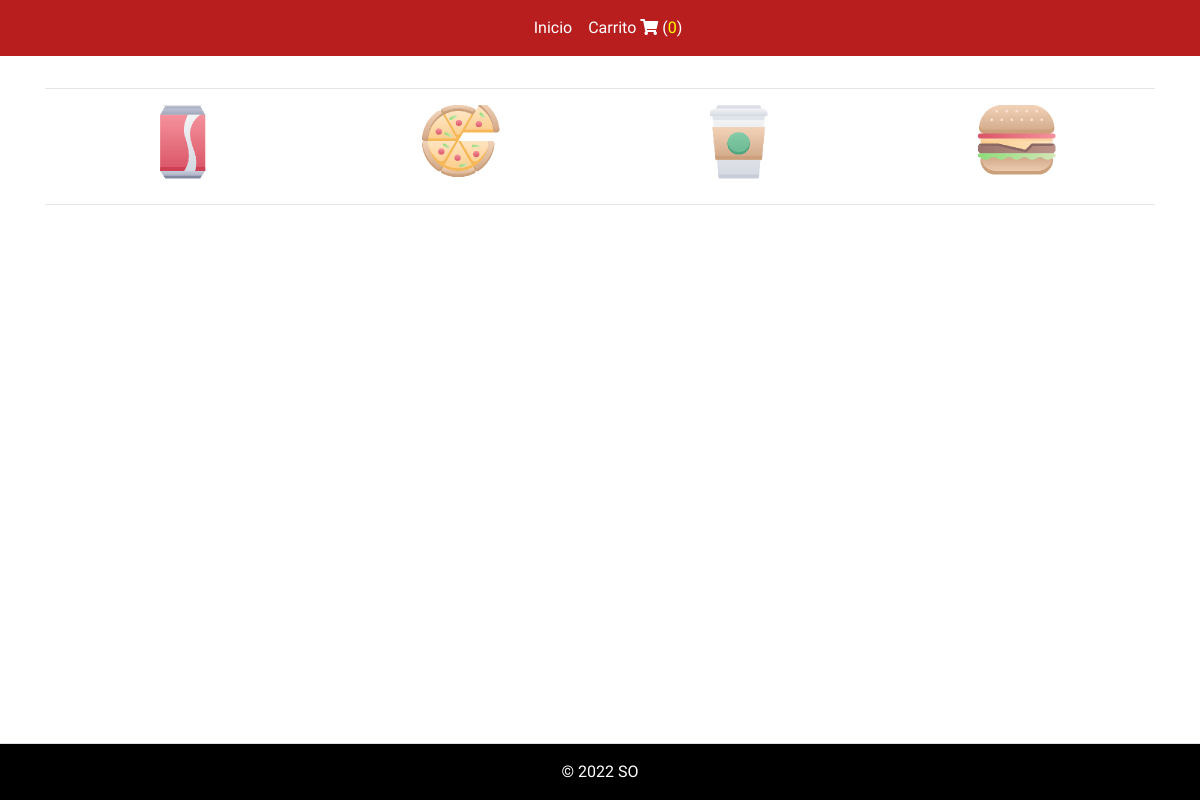
The page /view/frontend/productocategoriaview.php?pagina=1&categoriaid=1 on the database as committed earlier.
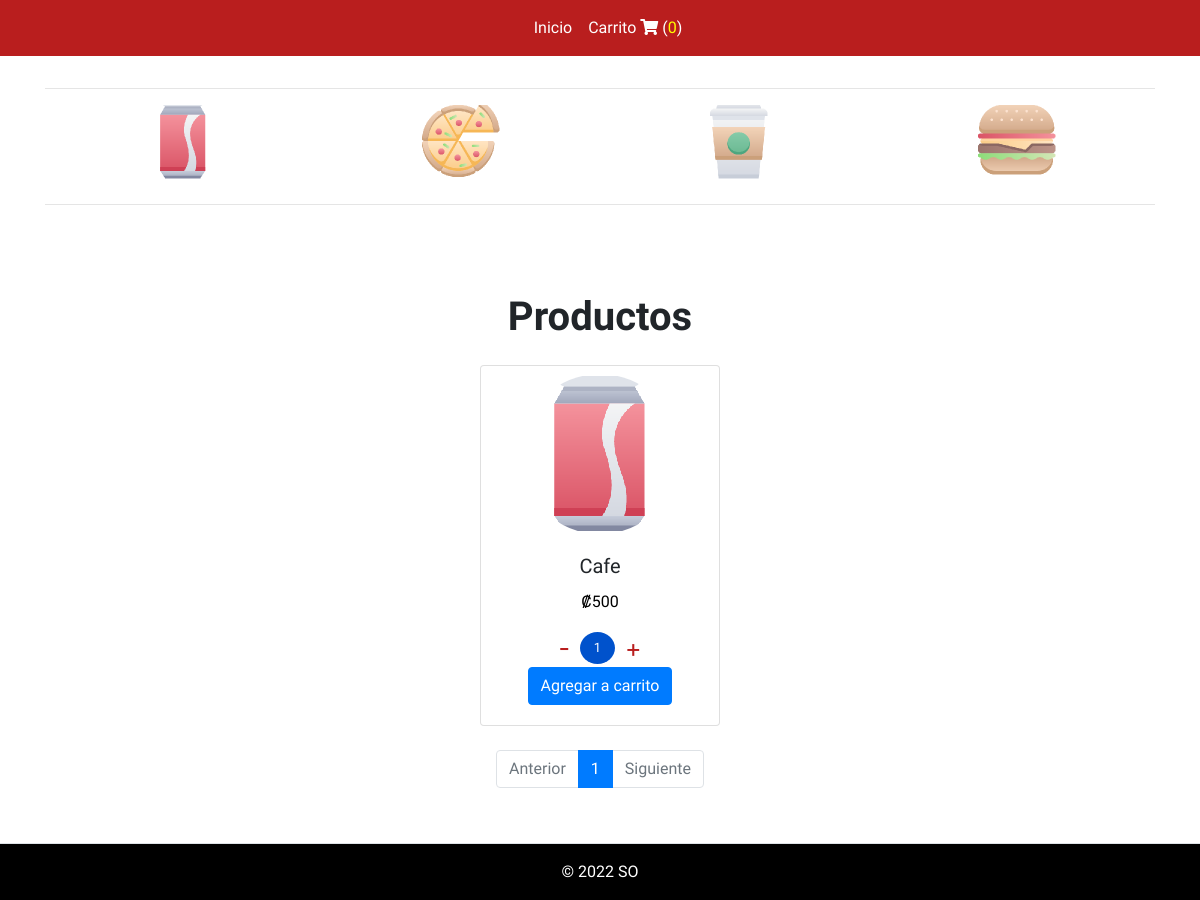
The same page on the database as committed later.
### tables this page shows
CREATE TABLE `tbcategoria` (
  `categoriaid` int(11) NOT NULL,
  `categoriadescripcion` varchar(500) NOT NULL,
  `categoriaimg` varchar(500) NOT NULL,
  `categoriacodigo` int(11) NOT NULL
);

CREATE TABLE `tbproducto` (
  `productoid` int(11) NOT NULL,
  `productoimg` varchar(500) NOT NULL,
  `productonombre` varchar(255) NOT NULL,
  `productoprecio` int(11) NOT NULL,
  `productoestado` int(11) NOT NULL,
  `productocategoriaid` int(11) NOT NULL,
  `productocodigo` int(11) NOT NULL
);

### data/categoriadata.php (called while the page is built, shortened)
<?php
	class CategoriaData extends Database {
		public function getAllTBCategorias() {
            $pdo = Database::conectar();
            $stm = $pdo->prepare("CALL obtenerCategorias()");
            $stm->execute();
            return $stm->fetchAll(PDO::FETCH_ASSOC);
        }
	}
 ?>

### business/categoriabusiness.php (called while the page is built, shortened)
<?php
	if (is_file("../data/categoriadata.php")){
      	include ("../data/categoriadata.php");
    }else{
    	include ("../../data/categoriadata.php");
    }
	class CategoriaBusiness {
		private $categoriaData;
		public function CategoriaBusiness(){
        	$this->categoriaData = new CategoriaData();
    	}
		public function getAllTBCategorias(){
			 return $this->categoriaData->getAllTBCategorias();
		}
	}
?>

### data/productodata.php (called while the page is built, shortened)
<?php
	class ProductoData extends Database{
        public function getTotalProductosCategoria($categoriaid){
            $pdo = Database::conectar();
            $stm = $pdo->prepare("SELECT * FROM tbproducto WHERE productocategoriaid=?");
            $stm->bindParam(1,$categoriaid,PDO::PARAM_INT);
            $stm->execute();
            return $stm->rowCount();
        }
        public function getPaginasProductoCategoria($inicio, $cantidad,$categoriaid){
            $pdo = Database::conectar();
            $stm = $pdo->prepare("CALL ObtenerPaginasProductoCategoria(?,?,?)");
            $stm ->bindParam(1,$inicio,PDO::PARAM_INT);
            $stm ->bindParam(2,$cantidad,PDO::PARAM_INT);
            $stm ->bindParam(3,$categoriaid,PDO::PARAM_INT);
            $stm->execute();
            return $stm->fetchAll(PDO::FETCH_ASSOC);
        }
    }
?>

### business/productobusiness.php (called while the page is built, shortened)
<?php
if (is_file("../data/productodata.php")){
        include ("../data/productodata.php");
    }else{
        include ("../../data/productodata.php");
    }
class ProductoBusiness{
    private $productoData;
    public function ProductoBusiness(){
        $this->productoData = new ProductoData();
    }
    public function getTotalProductosCategoria($categoriaid){
        return $this->productoData->getTotalProductosCategoria($categoriaid);
    }
    public function getPaginasProductoCategoria($inicio, $cantidad,$categoriaid){
        return $this->productoData->getPaginasProductoCategoria($inicio, $cantidad,$categoriaid);
    }
}
?>

### view/frontend/productocategoriaview.php (the view, shortened to what this page needs)
<?php
include '../../business/productobusiness.php';
include '../../business/categoriabusiness.php';
$categoriaid = $_GET['categoriaid'];
$cantidadPorPagina = 12;
$productoBusiness = new ProductoBusiness();
$paginas = $productoBusiness->getTotalProductosCategoria($categoriaid);
$categoriaBusiness = new CategoriaBusiness();
$categorias = $categoriaBusiness->getAllTBCategorias();
$inicio = ($_GET['pagina']-1)*$cantidadPorPagina;
$productos = $productoBusiness->getPaginasProductoCategoria($inicio, $cantidadPorPagina,$categoriaid );
?>
<!DOCTYPE html>
<html lang="en">
<head>
    <link rel="stylesheet" href="https://cdn.jsdelivr.net/npm/bootstrap@4.6.2/dist/css/bootstrap.min.css">
    <link rel="stylesheet" href="css/main.css">
    <link
    rel="stylesheet"
    href="https://cdnjs.cloudflare.com/ajax/libs/animate.css/4.1.1/animate.min.css"
  />
  <link rel="stylesheet" type="text/css" href="https://cdn.jsdelivr.net/npm/slick-carousel@1.8.1/slick/slick.css"/>
  <link rel="stylesheet" type="text/css" href="https://cdn.jsdelivr.net/npm/slick-carousel@1.8.1/slick/slick-theme.css"/>
  <link
  rel="stylesheet"
  href="https://cdn.jsdelivr.net/npm/swiper@8/swiper-bundle.min.css"
/>
</head>
<body>
    <?php
        include 'template/header.php';
     ?>
    <div class="container">
       <hr class="mt-3 mb-3 bg-faded"/>
        <div class="row">
            <div class="col swiper animate__animated animate__flipInX animate__delay-1s">
                <div class="swiper-wrapper" style="margin-bottom: 5rem; border-bottom: 1px solid black;">
                <?php
                    foreach ($categorias as $categoria) {
                        echo '<div class ="text-center swiper-slide" style="height:0;width:7%;padding-bottom:7%; ">
            <div>
            <a href=productocategoriaview.php?pagina=1&categoriaid='.$categoria['categoriaid'].'><img src="../backend/'.$categoria['categoriaimg'].'" alt="" style="width: 5rem;margin-top:0.8rem;"></a>
            </div>
        </div>';
                    }
                ?>
                </div>
            </div>
        </div>
         <hr class="mt-3 mb-3 bg-faded"/>
  <br><br><br>
  		<?php
  			if(!count($productos) <= 0){
  				echo '<h1 class="text-center animate__animated animate__bounce" style="font-family:Amatic SC, sans-serif;font-weight: 600;">Productos</h1>';
  			}
  		?>
        <div class="row d-flex justify-content-center">
            <?php
            if(count($productos) <= 0){
                	echo '<div>
      			<h1 id="not-available" class="text-center" style="font-family:Amatic SC, sans-serif;font-weight: 600;"></h1>
      		</div>';
                }else{
                	foreach($productos as $producto){
                    echo '<div class="col3 mx-3 mt-3">
                    <div class="card animate__animated animate__fadeInDown animate__delay-1s">
                        <img class="card-img-top d-block mx-auto mt-2 producto-item-img" src="../backend/'.$producto['productoimg'].'" alt="" style="border-radius: 50%;" >
                        <div class="card-body">
                            <h5 class="card-title text-center producto-item ">'.$producto['productonombre'].'</h5>
                            <p class="card-text text-center producto-item-precio">₡'.$producto['productoprecio'].'</p>
                                <div class="text-center">
                                    <form action="../../business/carritoaction.php" method="POST">
                                        <input type="hidden" name="productoid" value="'.$producto['productoid'].'">
                                        <input type="hidden" name="productonombre" value="'.$producto['productonombre'].'">
                                        <input type="hidden" name="productoprecio" value="'.$producto['productoprecio'].'">
                                         <div class="counter">
                                         <span class="down" onClick="decreaseCount(event, this)">-</span>
                                         <input type="text" class="productocantidad" name="productocantidad"  value="1">
                                         <span class="up"  onClick="increaseCount(event, this)">+</span>
                                         </div>
                                         <button class="btn btn-primary producto-item-boton" name ="agregar" type="submit">Agregar a carrito</button>
                                    </form>
                                </div>
                            </div>
                        </div>
                    </div>';
                }
                }
              $paginas = ceil($paginas/$cantidadPorPagina);
            ?>
            </div>
            <nav>
              <ul class="pagination  justify-content-center mt-4">
                <?php $propiedad = $_GET['pagina'] <= 1 ? "disabled" : "" ; ?>
                <?php 	if(!count($productos) <= 0){?>
                	<li class="page-item paginacion-item <?php echo $propiedad ?>"><a class="page-link" href="index.php?pagina=<?php echo    $_GET['pagina']-1 ?>">Anterior</a></li>
                <?php
                    for($i = 1;$i <= $paginas;$i++){
                        if($_GET['pagina'] == $i){
                            echo '<li class="page-item paginacion-item active"><a class="page-link"  href="index.php?pagina='.$i.'">'.$i.'</a></li>';
                        }else{
                            echo '<li class="page-item paginacion-item"><a class="page-link"  href="index.php?pagina='.$i.'">'.$i.'</a></li>';
                        }
                    }
                ?>
                <?php
                 $propiedad = $_GET['pagina'] >= $paginas ? "disabled" : "" ;
                 ?>
                <li class="page-item paginacion-item <?php echo $propiedad ?>"><a class="page-link " href="index.php?pagina=<?php echo $_GET['pagina']+1 ?>">Siguiente</a></li>
                 <?php	}?>
            </ul>
        </nav>
        </div>
        <?php include 'template/footer.php' ?>
</body>
</html>

### view/frontend/template/header.php (shortened to what this page needs)
<html lang="en">
<head>
    <link rel="stylesheet" href="https://cdn.jsdelivr.net/npm/bootstrap@4.6.2/dist/css/bootstrap.min.css">
    <link rel="stylesheet" href="../backend/plugins/fontawesome-free/css/all.min.css">
    <link rel="stylesheet" href="css/main.css">
    <link
    rel="stylesheet"
    href="https://cdnjs.cloudflare.com/ajax/libs/animate.css/4.1.1/animate.min.css"
  />
</head>
<nav class="navbar navbar-expand-lg navbar-dark fixed-top " style=" background-color: #b91e1e;">
        <div class="collapse navbar-collapse " id="collapsibleNavId">
            <ul class="navbar-nav mx-auto">
                <li class="nav-item active">
                    <a class="nav-link text-white nav-item-text"  href="index.php">Inicio <span class="sr-only">(current)</span></a>
                </li>
                <li class="nav-item">
                    <a class="nav-link text-white nav-item-text" href="carritoview.php">Carrito <i class="fas fa-shopping-cart"></i>
                        (<?php
                            if(empty($_SESSION['carrito'])){
                                echo '<span style="color: yellow;">0</span>';
                            }else{
                                echo '<span style="color: yellow;">';
                                echo count($_SESSION['carrito']);
                                echo '</span>';
                            }
                        ?>)</a>
                </li>
            </ul>
        </div>
    </nav>
    <br><br><br>
</html>

### view/frontend/template/footer.php
<br><br><br><br>
<section class="footer-copyright border-top py-3 fixed-bottom" style=" background-color: black;">
        <div class="container d-flex justify-content-center align-items-center">
            <p class="mb-0 producto-item-boton text-white"> © 2022 SO</p>
        </div>
    </section>

### view/frontend/css/main.css (style rules this page uses)
.nav-item-text { font-family: 'Francois One', sans-serif; }
.producto-item { font-family: 'Titan One', cursive; word-wrap: break-word; text-align: center; }
.card { width: 15rem; min-height: 200px; }
.producto-item-img { width: 10rem; min-height: 10rem; max-height: auto; }
.producto-item-precio { font-family: 'Francois One', sans-serif; color:black; }
.producto-item-boton { font-family: 'Francois One', sans-serif; }
.paginacion-item { font-family: 'Francois One', sans-serif; }
.counter { width: 150px; margin: auto; display: flex; align-items: center; justify-content: center; }
.counter input { width: 35px; border: 0; line-height: 30px; font-size: 13px; text-align: center; background: #0052cc; color: #fff; appearance: none; outline: 0; border-radius: 50%; font-family: 'Francois One', sans-serif; }
.counter span { display: block; font-size: 25px; padding: 0 10px; cursor: pointer; color: #b91e1e; user-select: none; }
.swiper-wrapper { width: 10rem; }
.swiper-slide { margin-top: -1.1rem; margin-bottom: 0.5rem; }

Rows that differ between the two databases and show on the page:
now on this page (row edited): tbproducto: productoimg (picture), productonombre "Cafe", productoprecio "500"
Other text that changed with them:
text now shown: "Productos Anterior Siguiente"
new list line: "1"
